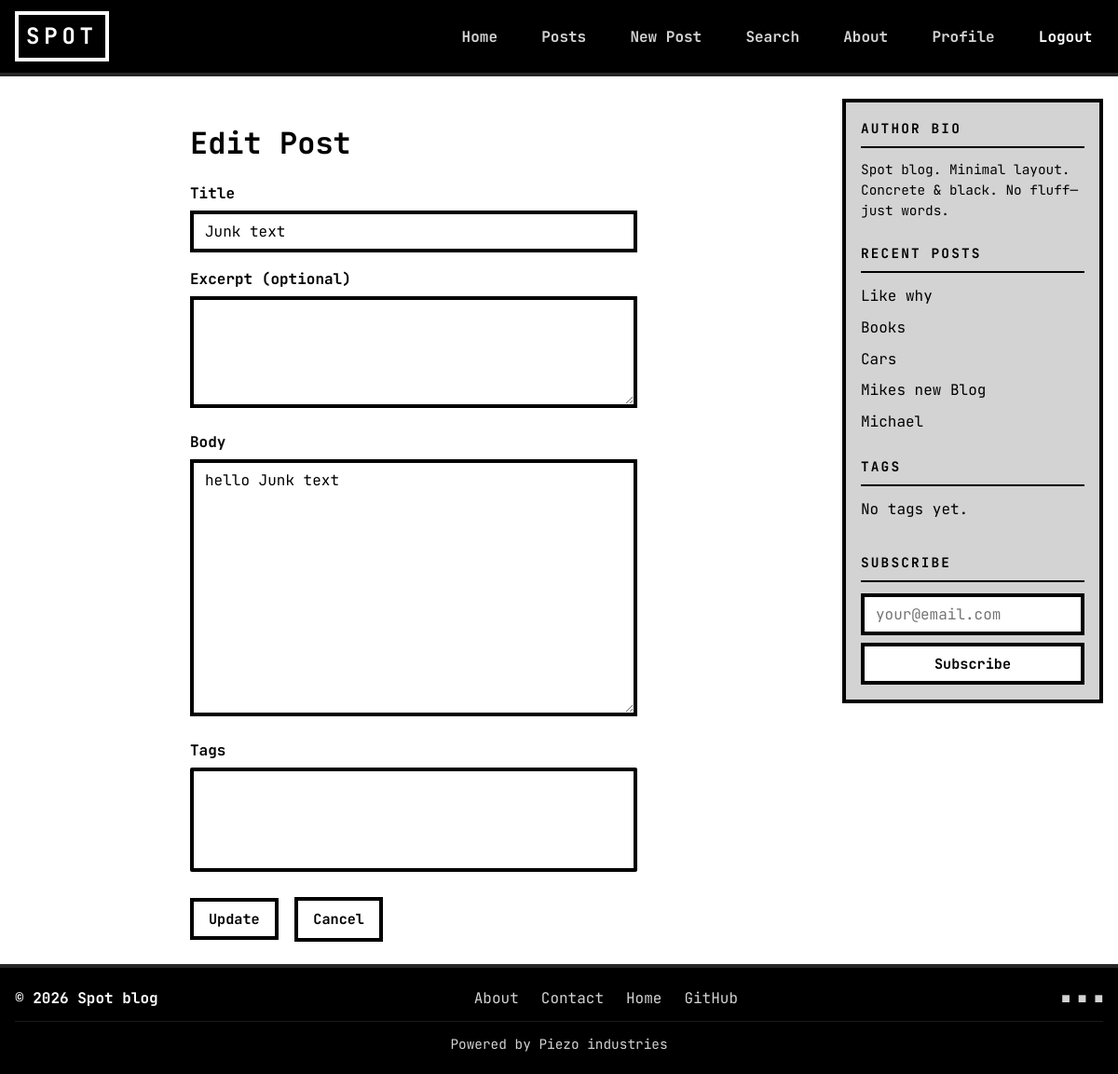
The page /post/10/edit/ (signed in) on the database its author committed.
### blog2/models.py (models this page shows, shortened)
class Post(models.Model):
    title = models.CharField(max_length=200)
    author = models.ForeignKey(
        settings.AUTH_USER_MODEL,
        on_delete=models.CASCADE,
        related_name='posts'
    )
    body = models.TextField()
    excerpt = models.CharField(max_length=300, blank=True)
    created_at = models.DateTimeField(auto_now_add=True)
    updated_at = models.DateTimeField(auto_now=True)
    tags = models.ManyToManyField(Tag, blank=True, related_name='posts')
    class Meta:
        ordering = ['-created_at']

### blog2/views.py (the view)
# urls.py: path('post/<int:pk>/edit/', views.BlogEditView.as_view(), name='post_edit'),
class BlogEditView(LoginRequiredMixin, UserPassesTestMixin, UpdateView):
    model = Post
    form_class = PostForm
    template_name = 'post_edit.html'
    context_object_name = 'post'
    def test_func(self):
        return self.get_object().author == self.request.user

### blog2/forms.py
class PostForm(forms.ModelForm):
    class Meta:
        model = Post
        fields = ['title', 'excerpt', 'body', 'tags']
        widgets = {
            'title': forms.TextInput(attrs={'class': 'brutalist-input'}),
            'excerpt': forms.Textarea(attrs={'class': 'brutalist-input', 'rows': 2}),
            'body': forms.Textarea(attrs={'class': 'brutalist-input', 'rows': 12}),
            'tags': forms.SelectMultiple(attrs={'class': 'brutalist-input'}),
        }

### blog2/context_processors.py (called while the page is built)
def sidebar_context(request):
    return {
        'recent_sidebar_posts': Post.objects.all()[:5],
        'sidebar_tags': Tag.objects.all()[:15],
    }

### templates/post_edit.html (shortened to what this page needs)
{% extends 'base.html' %}
{% block content %}
<div class="form-page">
  <h1>Edit Post</h1>
  <form method="post" action="">
    <div class="form-group">
      <label for="id_title">Title</label>
      {{ form.title }}
    </div>
    <div class="form-group">
      <label for="id_excerpt">Excerpt (optional)</label>
      {{ form.excerpt }}
    </div>
    <div class="form-group">
      <label for="id_body">Body</label>
      {{ form.body }}
    </div>
    <div class="form-group">
      <label for="id_tags">Tags</label>
      {{ form.tags }}
    </div>
    <div class="form-actions">
      <button type="submit" class="animated-button brutalist-btn">Update</button>
      <a href="{% url 'post_detail' post.pk %}" class="brutalist-btn" style="margin-left: 0.5rem;">Cancel</a>
    </div>
  </form>
</div>
{% endblock %}

### templates/includes/sidebar.html (shortened to what this page needs)
<aside class="sidebar">
    <section class="sidebar-block sidebar-bio">
        <h3 class="sidebar-title">Author Bio</h3>
        <p>Spot blog. Minimal layout. Concrete &amp; black. No fluff—just words.</p>
    </section>
    <section class="sidebar-block">
        <h3 class="sidebar-title">Recent Posts</h3>
        <ul class="sidebar-list">
            {% for post in recent_sidebar_posts %}
            <li><a href="{% url 'post_detail' post.pk %}">{{ post.title|truncatewords:6 }}</a></li>
            {% empty %}
            <li>No posts yet.</li>
            {% endfor %}
        </ul>
    </section>
    <section class="sidebar-block">
        <h3 class="sidebar-title">Tags</h3>
        <ul class="sidebar-tags">
            {% for tag in sidebar_tags %}
            <li><a href="{% url 'search' %}?q={{ tag.name|urlencode }}">{{ tag.name }}</a></li>
            {% empty %}
            <li>No tags yet.</li>
            {% endfor %}
        </ul>
    </section>
    <section class="sidebar-block">
        <h3 class="sidebar-title">Subscribe</h3>
        <form class="sidebar-subscribe" action="#" method="post">
            <input type="email" name="email" placeholder="your@email.com" class="brutalist-input" required aria-label="Email">
            <button type="submit" class="animated-button brutalist-btn">Subscribe</button>
        </form>
    </section>
</aside>

### static/css/main.css (style rules this page uses)
:root { --concrete: #A9A9A9; --concrete-mid: #808080; --concrete-light: #D3D3D3; --black: #000000; --black-soft: #333333; --white: #FFFFFF; --accent: #c0392b; --accent-yellow: #FFFF00; --border-thick: 4px; --font-mono: 'JetBrains Mono', 'Space Mono', 'Courier New', monospace; }
*, *::before, *::after { box-sizing: border-box; }
html { scroll-behavior: smooth; }
body { margin: 0; font-family: var(--font-mono); font-size: 16px; line-height: 1.6; color: var(--black); background: var(--white); min-height: 100vh; display: flex; flex-direction: column; }
.sidebar { position: sticky; top: calc(1rem + 60px); border: var(--border-thick) solid var(--black); padding: 1rem; background: var(--concrete-light); }
.sidebar-block { margin-bottom: 1.5rem; }
.sidebar-block:last-child { margin-bottom: 0; }
.sidebar-bio p { margin: 0; font-size: 0.9rem; line-height: 1.5; color: var(--black); }
.sidebar-title { font-size: 0.9rem; text-transform: uppercase; letter-spacing: 0.15em; margin: 0 0 0.75rem 0; padding-bottom: 0.5rem; border-bottom: 2px solid var(--black); }
.sidebar-list, .sidebar-tags { list-style: none; margin: 0; padding: 0; }
.sidebar-list li, .sidebar-tags li { margin-bottom: 0.5rem; }
.sidebar-list a, .sidebar-tags a { color: var(--black); text-decoration: none; }
.sidebar-tags { display: flex; flex-wrap: wrap; gap: 0.5rem; }
.sidebar-subscribe { display: flex; flex-direction: column; gap: 0.5rem; }
.animated-button, .brutalist-btn { display: inline-block; padding: 0.5rem 1rem; font-family: var(--font-mono); font-weight: 700; font-size: 0.95rem; border: var(--border-thick) solid var(--black); background: var(--white); color: var(--black); cursor: pointer; text-decoration: none; transition: transform 0.2s ease-in-out, background 0.2s, color 0.2s; }
.brutalist-input { font-family: var(--font-mono); font-size: 1rem; padding: 0.5rem 0.75rem; border: var(--border-thick) solid var(--black); width: 100%; max-width: 100%; }
textarea.brutalist-input { min-height: 120px; resize: vertical; }
.form-page { max-width: 480px; margin: 0 auto; }
.form-page h1 { margin-bottom: 1rem; }
.form-group { margin-bottom: 1rem; }
.form-group label { display: block; font-weight: 700; margin-bottom: 0.35rem; }
.form-group input, .form-group textarea, .form-group select { width: 100%; }
.form-actions { margin-top: 1.5rem; }

### rows shown on the page
Post: title "Junk text", body "hello Junk text"
Post: title "Like why"
Post: title "Books"
Post: title "Cars"
Post: title "Mikes new Blog"
Post: title "Michael"
